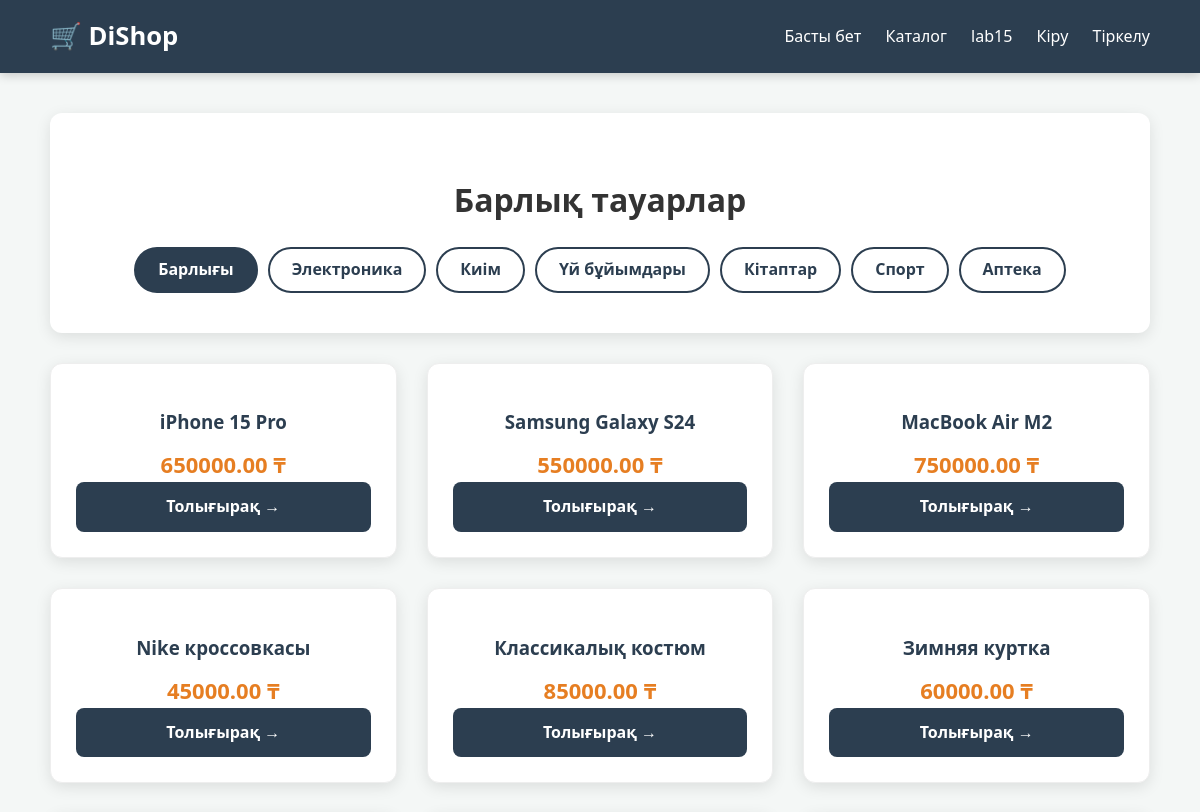
The app's page /catalog/ (upper part), older data.
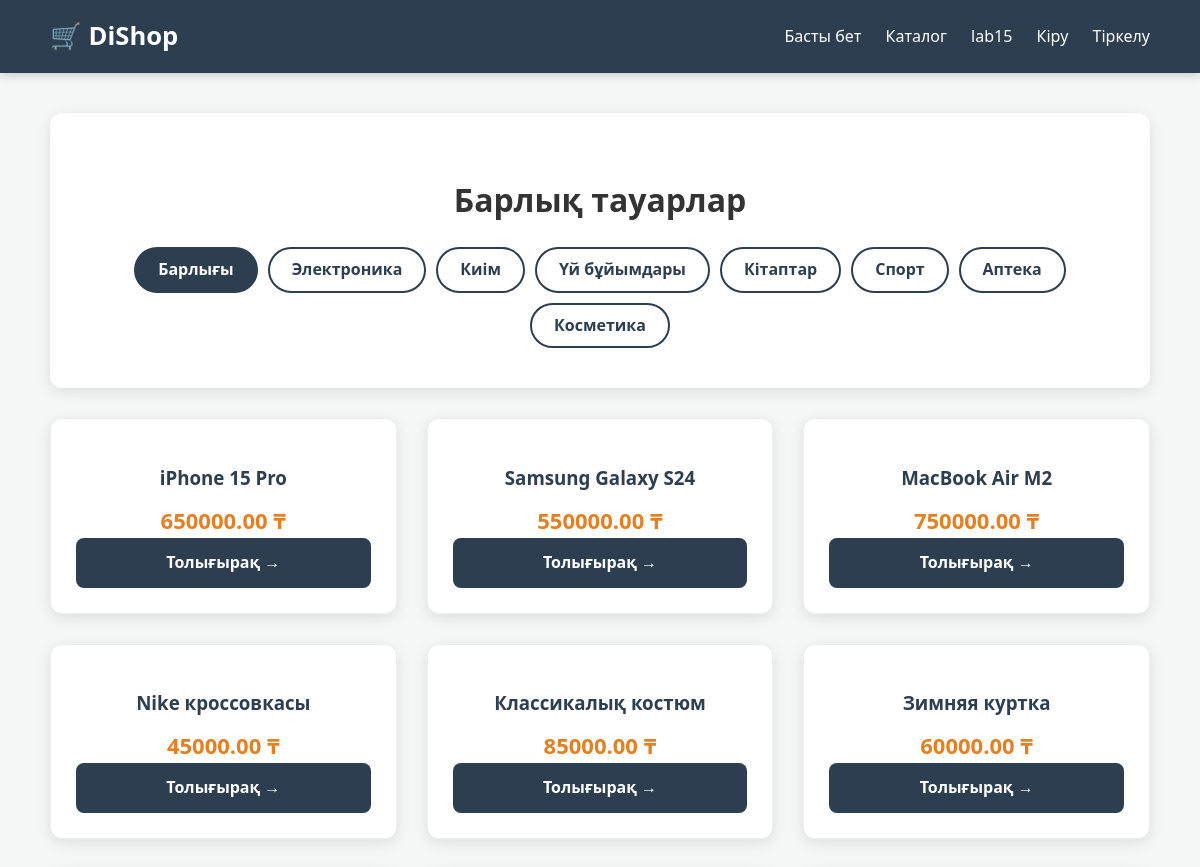
The same page, newer data.
### shop/models.py (models this page shows, shortened)
class Category(models.Model):
    name = models.CharField(max_length=100)
    description = models.TextField(blank=True)

class Product(models.Model):
    category = models.ForeignKey(Category, on_delete=models.CASCADE, related_name='products')
    title = models.CharField(max_length=200)
    price = models.DecimalField(max_digits=10, decimal_places=2)
    is_available = models.BooleanField(default=True)
    created_at = models.DateTimeField(auto_now_add=True)

### shop/views.py (the view)
# urls.py: path('catalog/', views.katalog, name='katalog'),
def katalog(request, sanat_id=None):
    sanatter = Category.objects.all()
    sanat = None
    tauarlar = Product.objects.all()
    if sanat_id:
        sanat = get_object_or_404(Category, id=sanat_id)
        tauarlar = tauarlar.filter(category=sanat)
    return render(request, 'shop/katalog.html', {
        'sanatter': sanatter,
        'tauarlar': tauarlar,
        'sanat': sanat
    })

### shop/templates/shop/katalog.html (shortened to what this page needs)
{% extends 'shop/base.html' %}
{% block content %}
<div class="catalog-header">
    <h1>
        {% if sanat %}
            <span class="active-category-title">{{  sanat.name }}</span> бөлімі
        {% else %}
            Барлық тауарлар
        {% endif %}
    </h1>
    <div class="filter-bar">
        <a href="{% url 'katalog' %}" class="filter-item {% if not sanat %}active{% endif %}">Барлығы</a>
        {% for s in sanatter %}
            <a href="{% url 'katalog_sanat' s.id %}"
               class="filter-item {% if sanat.id == s.id %}active{% endif %}">
               {{ s.name }}
            </a>
        {% endfor %}
    </div>
</div>
{% if tauarlar %}
    <div class="products-grid">
        {% for tauar in tauarlar %}
            <div class="product-card">
                <div class="product-info">
                <h3>{{  tauar.title }}</h3>
                <div class="price-container">
                    <b class="product-price">{{ tauar.price }} ₸</b>
                </div>
                <a href="{% url 'tauar_detail' tauar.id %}" class="btn-more">Толығырақ →</a>
                </div>
            </div>
            {% endfor %}
    </div>
{% else %}
    <div class="no-products">
        <p>Бұл бөлімде әзірге тауар жоқ. </p>
        <a href="{% url 'katalog' %}">Каталогқа қайту</a>
    </div>
{% endif %}
{% endblock %}

Row changes from the older to the newer data that the page shows:
added Category: name "Косметика"
